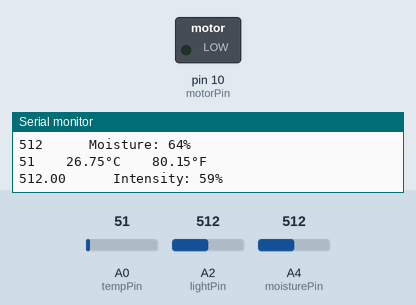
Simulated run of this sketch. Board: Arduino Uno, built with avr-gcc and run on an emulated ATmega328P. Parts: switched loads named in the sketch (green lamp = pin HIGH), the last lines printed to the serial monitor. The test bench sets the inputs (shaded band); at power-on: A4 (moisturePin) = 512, A0 (tempPin) = 51, A2 (lightPin) = 512.

Above: at 1.2 s.
1.3 s: A4 (moisturePin) set to 768
2.8 s: A4 (moisturePin) set to 800
At 3.7 s:
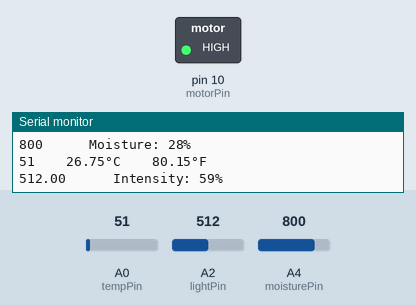
4.6 s: A4 (moisturePin) set to 716
At 5.6 s:
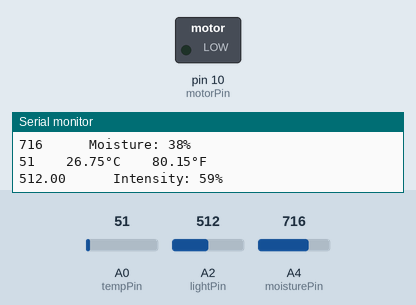
6.1 s: A4 (moisturePin) set to 900
At 7.5 s:
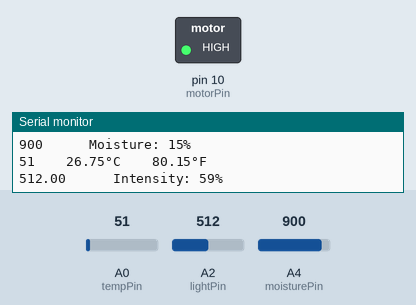
Timing chart, 0 to 8.7 s (numbered marks = the images above; inputs shaded):
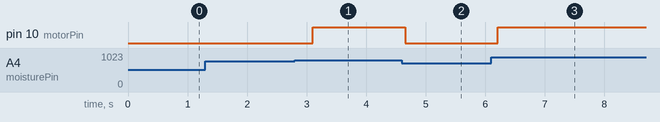

Measured:
- the behaviour switches between 785 and 786 on A4 (moisturePin) (found by bisection; images 0 and 1)
- after the input at 2.8 s, pin 10 (motorPin): LOW → HIGH after 0.31 s
- after the input at 4.6 s, pin 10 (motorPin): HIGH → LOW after 0.06 s
- after the input at 6.1 s, pin 10 (motorPin): LOW → HIGH after 0.11 s

The sketch:

Sensors.ino
```cpp
int moisturePin = A4;
int tempPin = A0;
int lightPin = A2 ;
int motorPin = 10;
int moistVal;
int tempVal;
int moisture;

void setup() {
  pinMode (tempPin, INPUT);
  pinMode (moisturePin, INPUT);
  pinMode (lightPin, INPUT);
  pinMode (motorPin, OUTPUT);
  Serial.begin(9600);
}

void loop() {

Serial.println("");
    moistVal = analogRead(moisturePin);

    moisture = map(moistVal, 1023, 230, 0, 100);
    Serial.print(moistVal);
    Serial.print("    ");

    Serial.print("  Moisture: ");
    Serial.print(moisture);
    Serial.println("%");

    if(moisture < 30)
  {
    digitalWrite(motorPin, HIGH);
  }
  else
  {
    digitalWrite(motorPin, LOW);
  }

    analogRead(tempPin);
    tempVal = analogRead(tempPin);

    float mTempVal = (tempVal/1024.0)*5000.0;
    float cel = mTempVal/9.31;

    Serial.print(tempVal);
    Serial.print("    ");

    Serial.print(cel);
    Serial.print("°C    ");

    float farh = (cel*9.0)/5.0+32;
    Serial.print(farh);
    Serial.println("°F");

    analogRead(lightPin);
    float lightVal = analogRead(lightPin);
    Serial.print(lightVal);

    int light = map(lightVal, 1023, 159, 0, 100);
    Serial.print("    ");

    Serial.print("  Intensity: ");
    Serial.print(light);
    Serial.println("%");


    delay(500);
}
```
